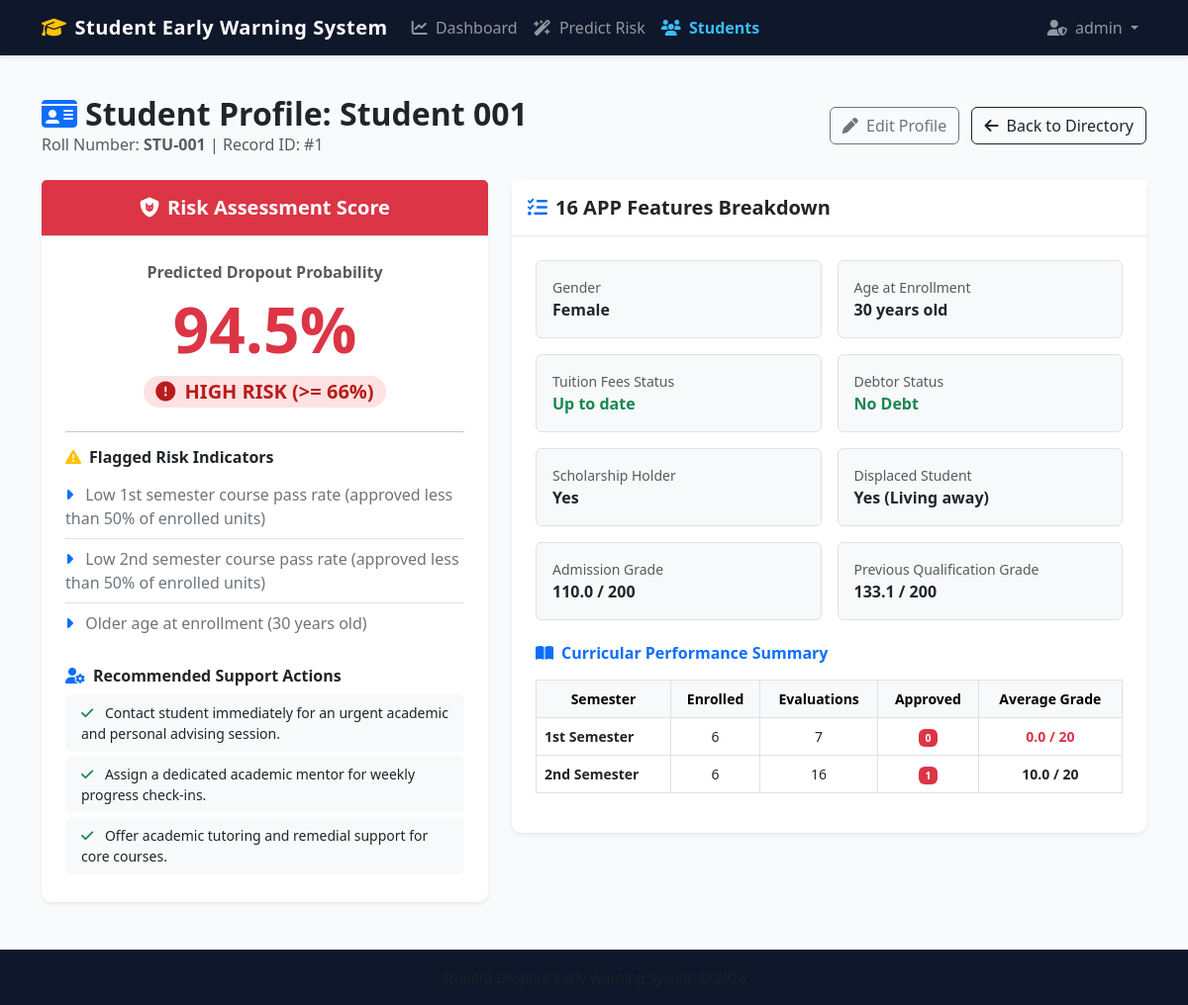
Page /students/view/1 (signed in) on the committed database.
### tables this page shows
CREATE TABLE students (
    id INTEGER PRIMARY KEY AUTOINCREMENT,
    name TEXT NOT NULL,
    roll_no TEXT UNIQUE NOT NULL,
    gender INTEGER NOT NULL,
    age_at_enrollment REAL NOT NULL,
    scholarship_holder INTEGER NOT NULL,
    tuition_fees_up_to_date INTEGER NOT NULL,
    debtor INTEGER NOT NULL,
    displaced INTEGER NOT NULL,
    admission_grade REAL NOT NULL,
    previous_qualification_grade REAL NOT NULL,
    sem1_enrolled INTEGER NOT NULL,
    sem1_evaluations INTEGER NOT NULL,
    sem1_approved INTEGER NOT NULL,
    sem1_grade REAL NOT NULL,
    sem2_enrolled INTEGER NOT NULL,
    sem2_evaluations INTEGER NOT NULL,
    sem2_approved INTEGER NOT NULL,
    sem2_grade REAL NOT NULL,
    probability REAL NOT NULL,
    risk_level TEXT NOT NULL,
    is_sample INTEGER DEFAULT 0,
    created_at TIMESTAMP DEFAULT CURRENT_TIMESTAMP
);

### app.py (the view)
@app.route("/students/view/<int:student_id>")
@login_required
def view_student(student_id):
    conn = get_db_connection()
    student = conn.execute("SELECT * FROM students WHERE id = ?", (student_id,)).fetchone()
    conn.close()
    if not student:
        flash("Student record not found.", "danger")
        return redirect(url_for("students"))
    student_dict = {
        "Gender": student["gender"],
        "Age at enrollment": student["age_at_enrollment"],
        "Scholarship holder": student["scholarship_holder"],
        "Tuition fees up to date": student["tuition_fees_up_to_date"],
        "Debtor": student["debtor"],
        "Displaced": student["displaced"],
        "Admission grade": student["admission_grade"],
        "Previous qualification (grade)": student["previous_qualification_grade"],
        "Curricular units 1st sem (enrolled)": student["sem1_enrolled"],
        "Curricular units 1st sem (evaluations)": student["sem1_evaluations"],
        "Curricular units 1st sem (approved)": student["sem1_approved"],
        "Curricular units 1st sem (grade)": student["sem1_grade"],
        "Curricular units 2nd sem (enrolled)": student["sem2_enrolled"],
        "Curricular units 2nd sem (evaluations)": student["sem2_evaluations"],
        "Curricular units 2nd sem (approved)": student["sem2_approved"],
        "Curricular units 2nd sem (grade)": student["sem2_grade"]
    }
    top_reasons = extract_risk_reasons(student_dict)
    recommendations = get_recommendations(student["risk_level"], top_reasons)
    return render_template("student_detail.html", student=student, top_reasons=top_reasons, recommendations=recommendations)

### app.py (called while the page is built)
def get_current_db_path():
    return os.environ.get("DROPOUT_DB_PATH", DB_PATH)

def get_db_connection():
    conn = sqlite3.connect(get_current_db_path())
    conn.row_factory = sqlite3.Row
    return conn

def login_required(f):
    @wraps(f)
    def decorated_function(*args, **kwargs):
        if "user_id" not in session:
            flash("Please log in to access the system.", "warning")
            return redirect(url_for("login"))
        return f(*args, **kwargs)
    return decorated_function

### ml/predict_utils.py (called while the page is built, shortened)
def get_recommendations(risk_level, top_reasons=None):
    actions = []
    reasons_str = " ".join(top_reasons) if top_reasons else ""
    if risk_level == "High":
        actions.append("Contact student immediately for an urgent academic and personal advising session.")
        actions.append("Assign a dedicated academic mentor for weekly progress check-ins.")
        if "tuition" in reasons_str.lower() or "debt" in reasons_str.lower():
            actions.append("Connect student with Financial Aid Office for payment plan options or emergency grants.")
        else:
            actions.append("Offer academic tutoring and remedial support for core courses.")
    else:  # Low
        actions.append("Student is performing well. Maintain standard academic support.")
        actions.append("Encourage student to participate in honors projects or peer mentoring roles.")
    return actions

### templates/student_detail.html (shortened to what this page needs)
{% extends 'base.html' %}
{% block content %}
<div class="d-flex justify-content-between align-items-center mb-4">
    <div>
        <h2 class="fw-bold mb-0 text-dark">
            <i class="fa-solid fa-id-card me-2 text-primary"></i>Student Profile: {{ student.name }}
        </h2>
        <p class="text-muted mb-0">Roll Number: <strong>{{ student.roll_no }}</strong> | Record ID: #{{ student.id }}</p>
    </div>
    <div>
        <a href="{{ url_for('edit_student', student_id=student.id) }}" class="btn btn-outline-secondary me-2">
            <i class="fa-solid fa-pen me-1"></i> Edit Profile
        </a>
        <a href="{{ url_for('students') }}" class="btn btn-outline-dark">
            <i class="fa-solid fa-arrow-left me-1"></i> Back to Directory
        </a>
    </div>
</div>
<div class="row g-4">
    <div class="col-lg-5">
        <div class="card shadow-sm border-0 mb-4">
            <div class="card-header {% if student.risk_level == 'High' %}bg-danger{% elif student.risk_level == 'Medium' %}bg-warning text-dark{% else %}bg-success{% endif %} text-white py-3 text-center">
                <h5 class="fw-bold mb-0"><i class="fa-solid fa-shield-cat me-2"></i>Risk Assessment Score</h5>
            </div>
            <div class="card-body p-4 text-center">
                <span class="text-muted fw-semibold">Predicted Dropout Probability</span>
                <h1 class="display-3 fw-bold my-2 {% if student.risk_level == 'High' %}text-danger{% elif student.risk_level == 'Medium' %}text-warning{% else %}text-success{% endif %}">
                    {{ "%.1f"|format(student.probability * 100) }}%
                </h1>
                <div class="mb-4">
                    {% if student.risk_level == 'High' %}
                        <span class="badge badge-high fs-5 rounded-pill"><i class="fa-solid fa-circle-exclamation me-1"></i> HIGH RISK (>= 66%)</span>
                    {% elif student.risk_level == 'Medium' %}
                        <span class="badge badge-medium fs-5 rounded-pill"><i class="fa-solid fa-triangle-exclamation me-1"></i> MEDIUM RISK (33-66%)</span>
                    {% else %}
                        <span class="badge badge-low fs-5 rounded-pill"><i class="fa-solid fa-circle-check me-1"></i> LOW RISK (< 33%)</span>
                    {% endif %}
                </div>
                <hr>
                <div class="text-start mb-4">
                    <h6 class="fw-bold text-dark mb-2"><i class="fa-solid fa-triangle-exclamation me-2 text-warning"></i>Flagged Risk Indicators</h6>
                    <ul class="list-group list-group-flush">
                        {% for reason in top_reasons %}
                            <li class="list-group-item bg-transparent px-0 text-secondary">
                                <i class="fa-solid fa-caret-right me-2 text-primary"></i> {{ reason }}
                            </li>
                        {% endfor %}
                    </ul>
                </div>
                <div class="text-start">
                    <h6 class="fw-bold text-dark mb-2"><i class="fa-solid fa-user-gear me-2 text-primary"></i>Recommended Support Actions</h6>
                    <div class="list-group">
                        {% for action in recommendations %}
                            <div class="list-group-item border-0 bg-light mb-1 rounded small">
                                <i class="fa-solid fa-check me-2 text-success"></i> {{ action }}
                            </div>
                        {% endfor %}
                    </div>
                </div>
            </div>
        </div>
    </div>
    <div class="col-lg-7">
        <div class="card shadow-sm border-0">
            <div class="card-header bg-white py-3">
                <h5 class="fw-bold mb-0"><i class="fa-solid fa-list-check me-2 text-primary"></i>16 APP Features Breakdown</h5>
            </div>
            <div class="card-body p-4">
                <div class="row g-3">
                    <div class="col-md-6">
                        <div class="p-3 border rounded bg-light">
                            <small class="text-muted d-block">Gender</small>
                            <span class="fw-bold">{{ 'Male' if student.gender == 1 else 'Female' }}</span>
                        </div>
                    </div>
                    <div class="col-md-6">
                        <div class="p-3 border rounded bg-light">
                            <small class="text-muted d-block">Age at Enrollment</small>
                            <span class="fw-bold">{{ student.age_at_enrollment|int }} years old</span>
                        </div>
                    </div>
                    <div class="col-md-6">
                        <div class="p-3 border rounded bg-light">
                            <small class="text-muted d-block">Tuition Fees Status</small>
                            <span class="fw-bold {% if student.tuition_fees_up_to_date == 1 %}text-success{% else %}text-danger{% endif %}">
                                {{ 'Up to date' if student.tuition_fees_up_to_date == 1 else 'Unpaid / Overdue' }}
                            </span>
                        </div>
                    </div>
                    <div class="col-md-6">
                        <div class="p-3 border rounded bg-light">
                            <small class="text-muted d-block">Debtor Status</small>
                            <span class="fw-bold {% if student.debtor == 1 %}text-danger{% else %}text-success{% endif %}">
                                {{ 'Yes (Has Debt)' if student.debtor == 1 else 'No Debt' }}
                            </span>
                        </div>
                    </div>
                    <div class="col-md-6">
                        <div class="p-3 border rounded bg-light">
                            <small class="text-muted d-block">Scholarship Holder</small>
                            <span class="fw-bold">{{ 'Yes' if student.scholarship_holder == 1 else 'No' }}</span>
                        </div>
                    </div>
                    <div class="col-md-6">
                        <div class="p-3 border rounded bg-light">
                            <small class="text-muted d-block">Displaced Student</small>
                            <span class="fw-bold">{{ 'Yes (Living away)' if student.displaced == 1 else 'No (Living at home)' }}</span>
                        </div>
                    </div>
                    <div class="col-md-6">
                        <div class="p-3 border rounded bg-light">
                            <small class="text-muted d-block">Admission Grade</small>
                            <span class="fw-bold">{{ student.admission_grade }} / 200</span>
                        </div>
                    </div>
                    <div class="col-md-6">
                        <div class="p-3 border rounded bg-light">
                            <small class="text-muted d-block">Previous Qualification Grade</small>
                            <span class="fw-bold">{{ student.previous_qualification_grade }} / 200</span>
                        </div>
                    </div>
                </div>
                <h6 class="fw-bold text-primary mt-4 mb-3"><i class="fa-solid fa-book-open me-2"></i>Curricular Performance Summary</h6>
                <div class="table-responsive">
                    <table class="table table-bordered align-middle text-center small">
                        <thead class="table-light">
                            <tr>
                                <th>Semester</th>
                                <th>Enrolled</th>
                                <th>Evaluations</th>
                                <th>Approved</th>
                                <th>Average Grade</th>
                            </tr>
                        </thead>
                        <tbody>
                            <tr>
                                <td class="fw-bold text-start">1st Semester</td>
                                <td>{{ student.sem1_enrolled }}</td>
                                <td>{{ student.sem1_evaluations }}</td>
                                <td>
                                    <span class="badge {% if student.sem1_approved < (student.sem1_enrolled / 2) %}bg-danger{% else %}bg-success{% endif %}">
                                        {{ student.sem1_approved }}
                                    </span>
                                </td>
                                <td>
                                    <span class="fw-bold {% if student.sem1_grade < 10.0 %}text-danger{% else %}text-dark{% endif %}">
                                        {{ student.sem1_grade }} / 20
                                    </span>
                                </td>
                            </tr>
                            <tr>
                                <td class="fw-bold text-start">2nd Semester</td>
                                <td>{{ student.sem2_enrolled }}</td>
                                <td>{{ student.sem2_evaluations }}</td>
                                <td>
                                    <span class="badge {% if student.sem2_approved < (student.sem2_enrolled / 2) %}bg-danger{% else %}bg-success{% endif %}">
                                        {{ student.sem2_approved }}
                                    </span>
                                </td>
                                <td>
                                    <span class="fw-bold {% if student.sem2_grade < 10.0 %}text-danger{% else %}text-dark{% endif %}">
                                        {{ student.sem2_grade }} / 20
                                    </span>
                                </td>
                            </tr>
                        </tbody>
                    </table>
                </div>
            </div>
        </div>
    </div>
</div>
{% endblock %}

### static/style.css (style rules this page uses)
:root { --primary-color: #2563eb; --primary-dark: #1e40af; --secondary-color: #475569; --bg-light: #f8fafc; --card-bg: #ffffff; --text-dark: #0f172a; --text-muted: #64748b; --border-color: #e2e8f0; --low-risk-color: #16a34a; --medium-risk-color: #d97706; --high-risk-color: #dc2626; }
body { background-color: var(--bg-light); color: var(--text-dark); font-family: system-ui, -apple-system, "Segoe UI", Roboto, "Helvetica Neue", Arial, sans-serif; min-height: 100vh; display: flex; flex-direction: column; }
.card { border: 1px solid var(--border-color); border-radius: 10px; box-shadow: 0 1px 3px rgba(0, 0, 0, 0.05); background-color: var(--card-bg); }
.card-header { background-color: #f1f5f9; border-bottom: 1px solid var(--border-color); font-weight: 600; }
.badge-high { background-color: #fee2e2; color: #b91c1c; font-weight: 600; padding: 6px 12px; }

### rows in the picture
students: name "Student 001", roll_no "STU-001", id "1", student.probability*100 "94.5", gender "Female", age_at_enrollment "30", tuition_fees_up_to_date "Up to date", debtor "No Debt", scholarship_holder "Yes", displaced "Yes (Living away)", admission_grade "110.0", previous_qualification_grade "133.1", sem1_enrolled "6", sem1_evaluations "7", sem1_approved "0", sem1_grade "0.0", sem2_enrolled "6", sem2_evaluations "16", sem2_approved "1", sem2_grade "10.0"

### other values in the picture
{{ session.get('username', 'Admin') }} "admin"
{{ reason }} "Low 1st semester course pass rate (approved less than 50% of enrolled units)" "Low 2nd semester course pass rate (approved less than 50% of enrolled units)" "Older age at enrollment (30 years old)"
{{ action }} "Contact student immediately for an urgent academic and personal advising session." "Assign a dedicated academic mentor for weekly progress check-ins." "Offer academic tutoring and remedial support for core courses."
